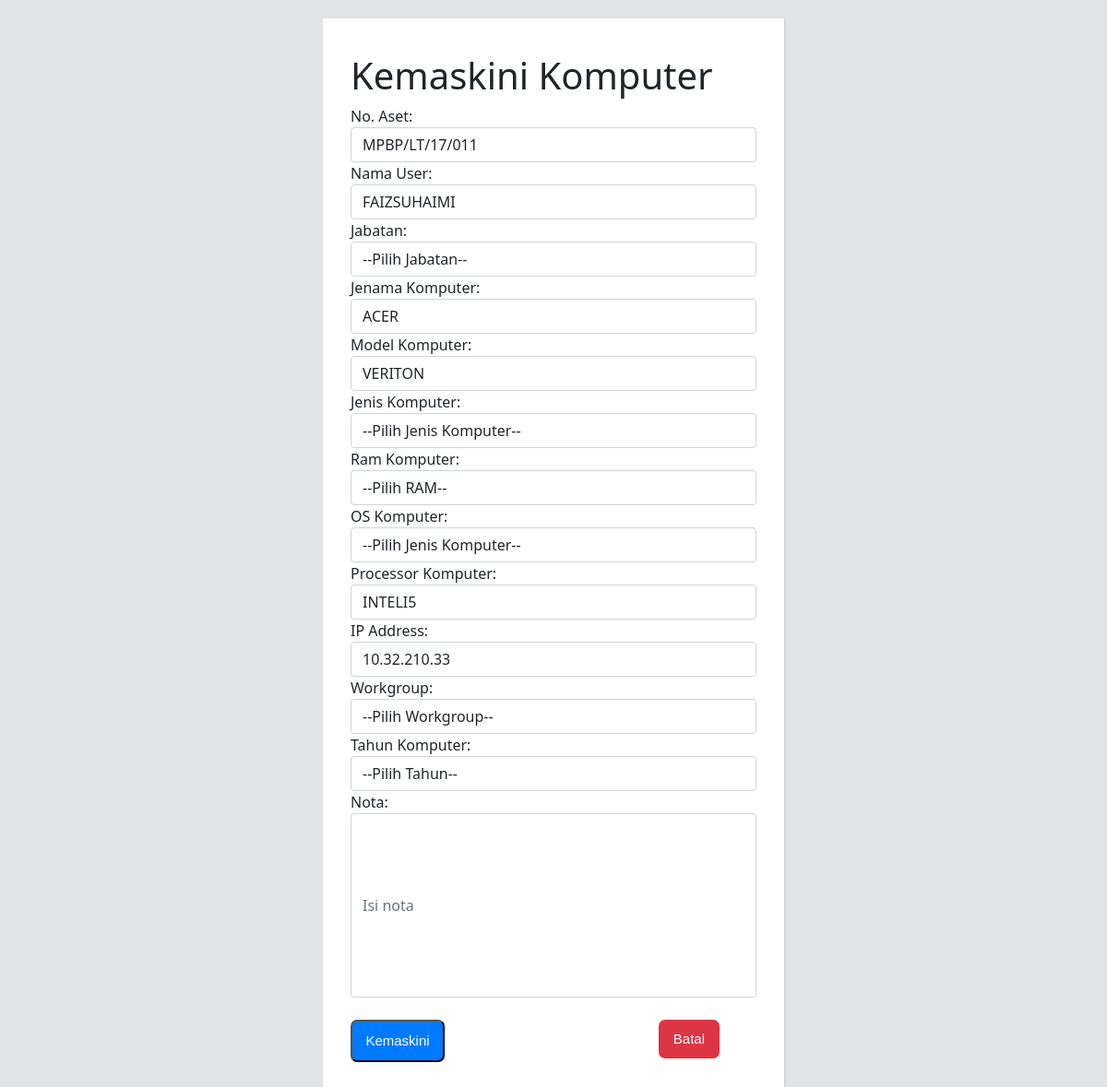
The app's page /staff/updatecompStaff.php?updateid1=13 with its own data.
### tables this page shows
CREATE TABLE `computer` (
  `id_comp` int(11) NOT NULL,
  `no_aset_comp` varchar(200) NOT NULL,
  `nama` varchar(200) NOT NULL,
  `jabatan` varchar(100) NOT NULL,
  `jenama_comp` varchar(100) NOT NULL,
  `model_comp` varchar(100) NOT NULL,
  `nama_user` varchar(100) NOT NULL,
  `jenis_comp` varchar(50) NOT NULL,
  `ram` varchar(100) NOT NULL,
  `os` varchar(50) NOT NULL,
  `processor` varchar(50) NOT NULL,
  `ip_address` varchar(50) NOT NULL,
  `workgroup` varchar(50) NOT NULL,
  `tahun_comp` int(10) NOT NULL,
  `notes` text NOT NULL
);

### staff/updatecompStaff.php (the view, shortened to what this page needs)
<?php
include 'db_connect.php';
$id_comp=$_GET['updateid1'];
$sql="Select * from `computer` where id_comp=$id_comp";
$result=mysqli_query($connect,$sql);
$row=mysqli_fetch_assoc($result);
$no_aset_comp=$row['no_aset_comp'];
$nama_user=$row['nama_user'];
$jabatan_comp=$row['jabatan_comp'];
$jenama_comp=$row['jenama_comp'];
$model_comp=$row['model_comp'];
$jenis_comp=$row['jenis_comp'];
$ram=$row['ram'];
$os=$row['os'];
$processor=$row['processor'];
$ip_address=$row['ip_address'];
$workgroup=$row['workgroup'];
$tahun_comp=$row['tahun_comp'];
$nota=$row['nota'];
?>
<!DOCTYPE html>
<html lang="en" dir="ltr">
  <head>
    <link href="https://cdn.jsdelivr.net/npm/bootstrap@5.0.1/dist/css/bootstrap.min.css" rel="stylesheet">
    <link rel="stylesheet" href="css/form.css">
  </head>
<body>
<div class="wrapper">
     <div class ="content my-2">
        <h1>Kemaskini Komputer</h1>
<form method="post">
  <div class="form-group">
    <label>No. Aset:</label>
    <input type="text" class="form-control" placeholder="Isi no. aset" name="no_aset_comp" autocomplete="off" value=<?php echo $no_aset_comp ?>>
  </div>
  <div class="form-group">
    <label>Nama User:</label>
    <input type="text" class="form-control" placeholder="Isi nama user" name="nama_user" autocomplete="off" value=<?php echo $nama_user ?>>
  </div>
  <div class="form-group">
    <label>Jabatan:</label>
    <select name="jabatan_comp" class="form-control" required value="<?php echo isset($jabatan_comp) ? $jabatan_comp : '' ?>">
          <option value="">--Pilih Jabatan--</option>
          </select>
  </div>
  <div class="form-group">
    <label>Jenama Komputer:</label>
    <input type="text" class="form-control" placeholder="Isi jenama komputer" name="jenama_comp" autocomplete="off" value=<?php echo $jenama_comp ?>>
  </div>
  <div class="form-group">
    <label>Model Komputer:</label>
    <input type="text" class="form-control" placeholder="Isi model komputer" name="model_comp" autocomplete="off" value=<?php echo $model_comp ?>>
  </div>
  <div class="form-group">
    <label>Jenis Komputer:</label>
   <select name="jenis_comp" class="form-control" required value="<?php echo isset($jenis_comp) ? $jenis_comp : '' ?>">
          <option value="">--Pilih Jenis Komputer--</option>
          </select>
  </div>
  <div class="input-box">
    <label>Ram Komputer:</label>
     <select name="ram" class="form-control" required value="<?php echo isset($ram) ? $ram : '' ?>">
          <option value="">--Pilih  RAM--</option>
          </select>
  </div>
  <div class="form-group">
    <label>OS Komputer:</label>
    <select name="os" class="form-control" required value="<?php echo isset($os) ? $os : '' ?>">
          <option value="">--Pilih Jenis Komputer--</option>
          </select>
  </div>
  <div class="form-group">
    <label>Processor Komputer:</label>
    <input type="text" class="form-control" placeholder="Isi processor komputer" name="processor" autocomplete="off" value=<?php echo $processor ?>>
  </div>
  <div class="form-group">
    <label>IP Address:</label>
    <input type="text" class="form-control" placeholder="Isi IP Address" name="ip_address" autocomplete="off" value=<?php echo $ip_address ?>>
  </div>
  <div class="form-group">
    <label>Workgroup:</label>
    <select name="workgroup" class="form-control" required value="<?php echo isset($workgroup) ? $workgroup : '' ?>">
          <option value="">--Pilih  Workgroup--</option>
          </select>
  </div>
  <div class="form-group">
    <label>Tahun Komputer:</label>
   <select name="tahun_comp" class="form-control" required value="<?php echo isset($tahun_comp) ? $tahun_comp : '' ?>">
          <option value="">--Pilih  Tahun--</option>
          </select>
  </div>
  <div class="form-group">
    <label>Nota:</label>
    <input type="text" class="form-control" placeholder="Isi nota" name="nota" autocomplete="off" style="height:200px" value=<?php echo $nota ?>>
  </div>
  <br>
  <button type="submit1" class="update_btn" name="submit1">Kemaskini</button>
 <a href="display_computerStaff.php" class="cancel_btn">Batal</a>
</form>
     </div>
</div>
</body>
</html>

### css/form.css (style rules this page uses)
body { background-color: #E2E3E5; }
.wrapper { max-width: 500px; width: 100%; background: #fff; margin: 20px auto; padding: 30px; box-shadow: 1px 1px 2px rgba(0,0,0,0.125); }
.cancel_btn { padding: 0.6rem 1rem; background-color:#DC3545; text-decoration: none; float: right; margin-right: 40px; border-radius : 7px; font-size: 15px; font-weight: 500; font-family: "Verdana",sans-serif; color: #fff; transition: 0.5s; transition-property: background; }
.update_btn { padding: 0.6rem 0.9rem; background-color:#007bff; text-decoration: none; margin-right: 40px; border-radius : 7px; font-size: 15px; font-weight: 500; font-family: "Verdana",sans-serif; color: #fff; transition: 0.5s; transition-property: background; }

### records on screen
computer: no_aset_comp "MPBP/LT/17/011", nama_user "FAIZSUHAIMI", jenama_comp "ACER", model_comp "VERITON", processor "INTELI5", ip_address "10.32.210.33"
